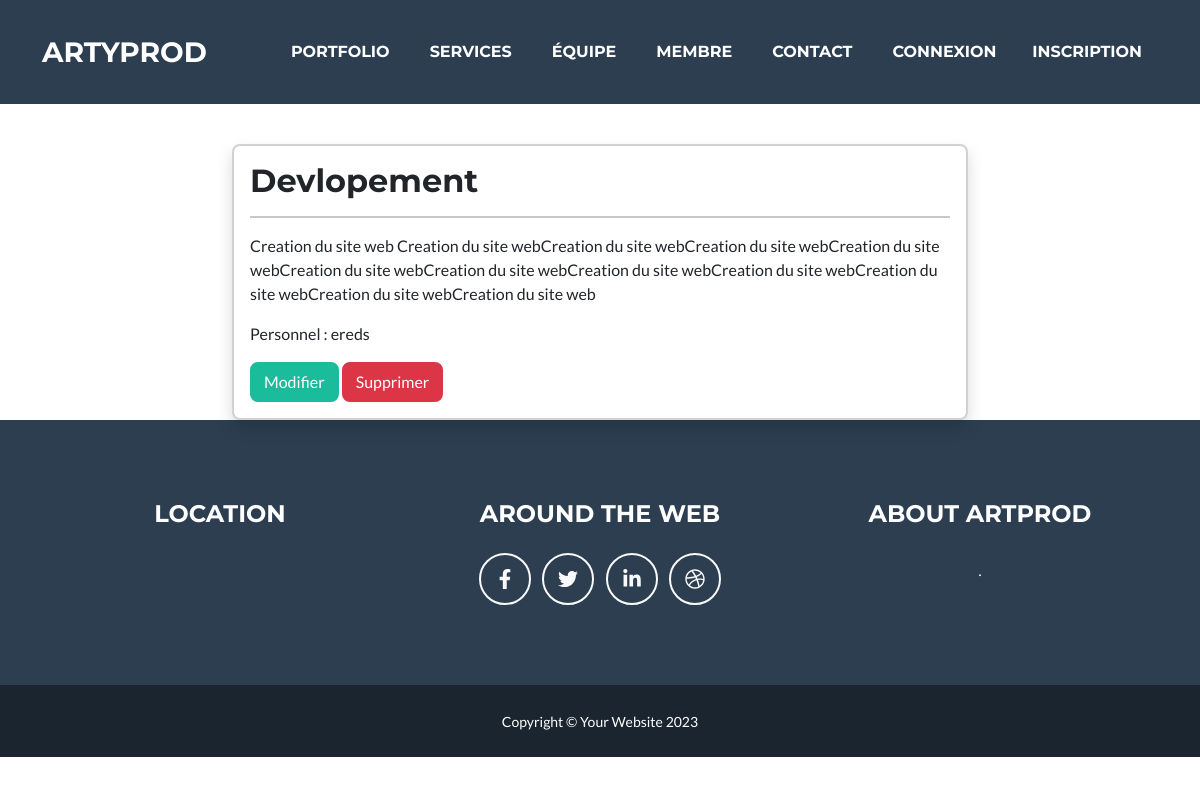
The page /arty/detailEquipe/5 on the database its author committed.
### arty/models.py (models this page shows, shortened)
class Equipe(models.Model):
    nom = models.CharField(max_length=255)
    description = models.TextField()
    personnel = models.CharField(max_length=50)

### arty/views.py (the view)
# urls.py: path('detailEquipe/<int:pk>', views.detailEquipe, name="detailEquipe"),
def detailEquipe(request, pk):
    equipe = Equipe.objects.get(id=pk)
    return render(request, 'equipe/detailEquipe.html',{'equipe':equipe})

### arty/templates/equipe/detailEquipe.html
{% extends 'a.html' %}
{% block content %}
  <br/><br/><br/><br/><br/><br/>
  <div class="container">
    <div class="row">
      <div class="col-md-8 offset-md-2">
        <div class="card shadow">
          <div class="card-body">
            <h2 class="mb-0">{{ equipe.nom }}</h2>
            <hr>
            <p>{{ equipe.description }}</p>
            <p>Personnel : {{ equipe.personnel }}</p>
            <a href="{% url 'modifierEquipe' equipe.id %}" class="btn btn-primary mr-2">Modifier</a>
            <a href="{% url 'supprimerEquipe' equipe.id %}" class="btn btn-danger">Supprimer</a>
          </div>
        </div>
      </div>
    </div>
  </div>
{% endblock %}

### rows shown on the page
Equipe: nom "Devlopement", description "Creation du site web Creation du site webCreation du site webCreation du site webCreation du site webCreation du site webCreation du site webCreation du site webCreation du site webCreation du site webCreation du site webCreation du site web", personnel "ereds"
